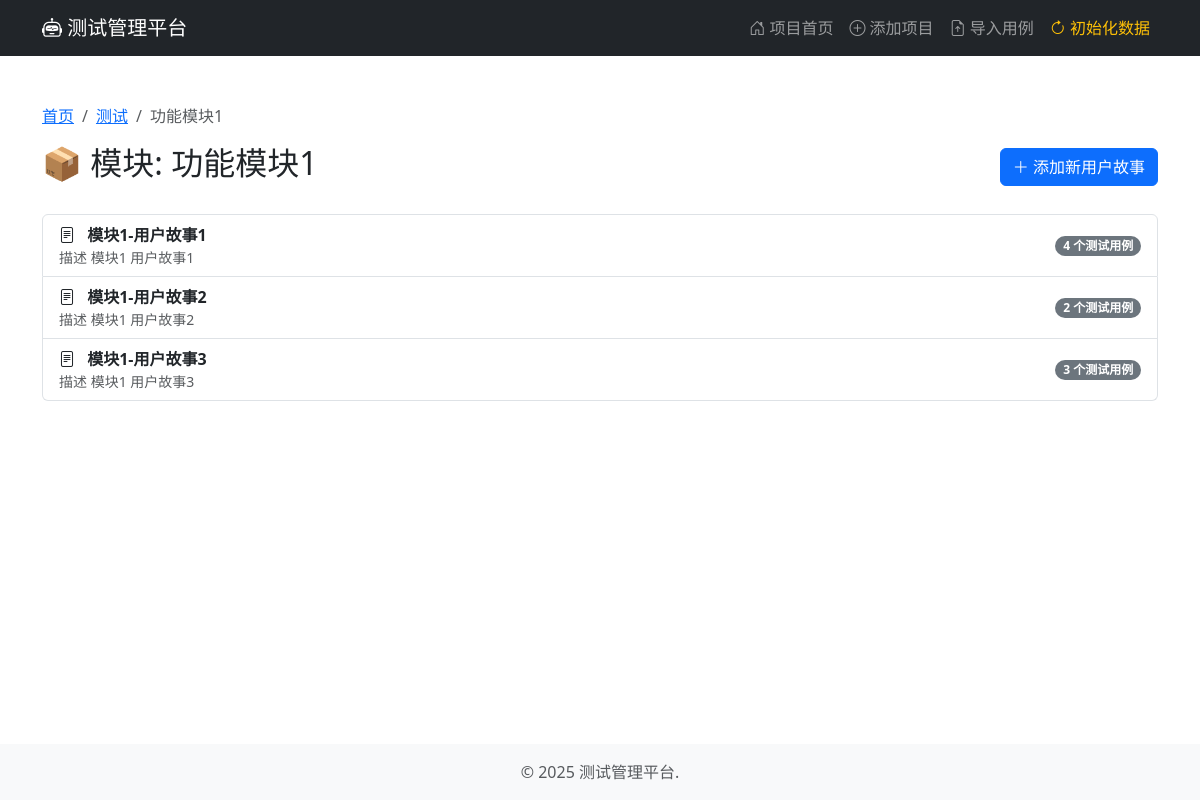
Screenshot of /module/1 with the database file from the repository.
### app.py (models this page shows)
class Project(db.Model):
    id = db.Column(db.Integer, primary_key=True)
    name = db.Column(db.String(100), nullable=False)
    modules = db.relationship('Module', backref='project', cascade="all, delete-orphan")

class Module(db.Model):
    id = db.Column(db.Integer, primary_key=True)
    name = db.Column(db.String(100), nullable=False)
    project_id = db.Column(db.Integer, db.ForeignKey('project.id'), nullable=False)
    user_stories = db.relationship('UserStory', backref='module', cascade="all, delete-orphan")

class UserStory(db.Model):
    id = db.Column(db.Integer, primary_key=True)
    title = db.Column(db.String(200), nullable=False)
    description = db.Column(db.Text)
    module_id = db.Column(db.Integer, db.ForeignKey('module.id'), nullable=False)
    test_cases = db.relationship('TestCase', backref='user_story', cascade="all, delete-orphan")

### app.py (the view)
@app.route('/module/<int:module_id>')
def view_module(module_id):
    module = Module.query.get_or_404(module_id)
    return render_template('module.html', module=module)

### app.py (called while the page is built)
@app.before_request
def ensure_session_id():
    if 'session_id' not in session:
        session['session_id'] = str(uuid.uuid4())  # 生成一个唯一ID

@app.context_processor
def inject_now():
    return {'now': datetime.utcnow()}

### templates/module.html (shortened to what this page needs)
{% extends "base.html" %}
{% block content %}
    <nav aria-label="breadcrumb">
        <ol class="breadcrumb">
            <li class="breadcrumb-item"><a href="{{ url_for('index') }}">首页</a></li>
            <li class="breadcrumb-item"><a href="{{ url_for('view_project', project_id=module.project.id) }}">{{ module.project.name }}</a></li>
            <li class="breadcrumb-item active" aria-current="page">{{ module.name }}</li>
        </ol>
    </nav>
    <div class="d-flex justify-content-between align-items-center mb-4">
        <h1 class="h2">📦 模块: {{ module.name }}</h1>
        <a href="{{ url_for('add_userstory', module_id=module.id) }}" class="btn btn-primary">
            <i class="bi bi-plus-lg"></i> 添加新用户故事
        </a>
    </div>
    <div class="list-group">
        {% for us in module.user_stories %}
        <a href="{{ url_for('view_userstory', userstory_id=us.id) }}" class="list-group-item list-group-item-action d-flex justify-content-between align-items-center">
            <div>
                <i class="bi bi-file-text me-2"></i>
                <strong>{{ us.title }}</strong>
                <p class="mb-0 text-muted small">{{ us.description|truncate(100) }}</p>
            </div>
            <span class="badge bg-secondary rounded-pill">{{ us.test_cases|length }} 个测试用例</span>
        </a>
        {% else %}
        <div class="list-group-item text-center p-4">
            <p class="mb-2 text-muted">该模块下还没有用户故事。</p>
            <p>点击右上角的 "<strong>添加新用户故事</strong>" 按钮来创建第一个吧！</p>
        </div>
        {% endfor %}
    </div>
{% endblock %}

### templates/base.html (style rules this page uses)
html, body { height: 100%; margin: 0; display: flex; flex-direction: column; }

### rows the page displays
Project: project.name "测试"
Module: name "功能模块1"
UserStory: title "模块1-用户故事1", description "描述 模块1 用户故事1", test_cases|length "4"
UserStory: title "模块1-用户故事2", description "描述 模块1 用户故事2", test_cases|length "2"
UserStory: title "模块1-用户故事3", description "描述 模块1 用户故事3", test_cases|length "3"
